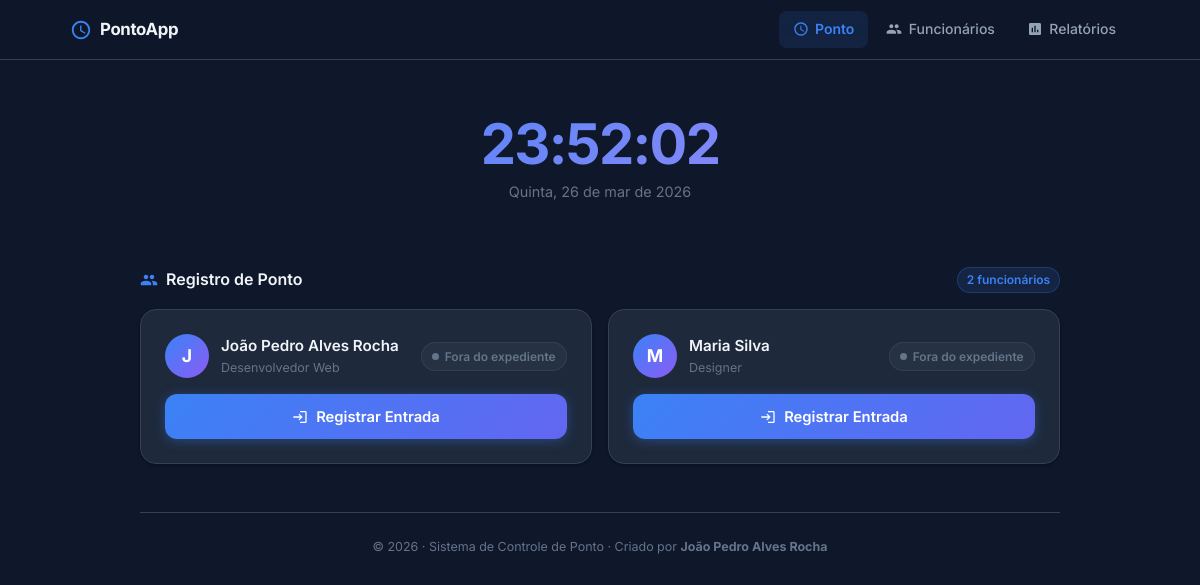
The app's page /ponto.php with its own data.
### tables this page shows
CREATE TABLE IF NOT EXISTS funcionarios (
    id             INT          NOT NULL AUTO_INCREMENT PRIMARY KEY,
    nome           VARCHAR(120) NOT NULL,
    email          VARCHAR(160) UNIQUE,
    cargo          VARCHAR(80)  DEFAULT '',
    salario_mensal DECIMAL(10,2) DEFAULT 0.00,
    created_at     TIMESTAMP    DEFAULT CURRENT_TIMESTAMP
);

### connect.php (called while the page is built, shortened)
<?php
class Connect
{
    public static function getInstance(): PDO
    {
        static $instance = null;
        if ($instance === null) {
            $dsn = "mysql:host=" . self::HOST
                 . ";dbname=" . self::DBNAME
                 . ";charset=utf8mb4";
            $instance = new PDO($dsn, self::USER, self::PASS, [
                PDO::ATTR_ERRMODE            => PDO::ERRMODE_EXCEPTION,
                PDO::ATTR_DEFAULT_FETCH_MODE => PDO::FETCH_ASSOC,
                PDO::ATTR_EMULATE_PREPARES   => false,
            ]);
        }
        return $instance;
    }
}

### Funcionario.php (called while the page is built, shortened)
<?php
require_once __DIR__ . "/connect.php";
class Funcionario
{
    private PDO $pdo;
    public function __construct()
    {
        $this->pdo = Connect::getInstance();
    }
    public function all(): array
    {
        $stmt = $this->pdo->query(
            "SELECT * FROM funcionarios ORDER BY nome ASC"
        );
        return $stmt->fetchAll();
    }
}

### Registro.php (called while the page is built, shortened)
<?php
require_once __DIR__ . "/connect.php";
class Registro
{
    private PDO $pdo;
    public function __construct()
    {
        $this->pdo = Connect::getInstance();
    }
    public function findAberto(int $funcionario_id): array|false
    {
        $stmt = $this->pdo->prepare("
            SELECT * FROM registros
            WHERE funcionario_id = :fid
              AND saida IS NULL
            LIMIT 1
        ");
        $stmt->execute([":fid" => $funcionario_id]);
        return $stmt->fetch();
    }
}

### ponto.php (the view, shortened to what this page needs)
<?php
require_once __DIR__ . "/Funcionario.php";
require_once __DIR__ . "/Registro.php";
try {
    $func       = new Funcionario();
    $reg        = new Registro();
    $funcionarios = $func->all();
    $pontosAbertos = [];
    foreach ($funcionarios as $f) {
        $pontosAbertos[$f["id"]] = $reg->findAberto($f["id"]);
    }
} catch (PDOException $e) {
    $error        = "Não foi possível conectar ao banco. Verifique connect.php.";
    $funcionarios  = [];
    $pontosAbertos = [];
}
?><!DOCTYPE html>
<html lang="pt-BR">
<head>
  <link rel="stylesheet" href="style.css">
</head>
<body>
<?php require_once __DIR__ . "/nav.php"; ?>
<div class="page-wrapper">
  <div class="time-hero">
    <div class="time-display" id="time-display">00:00:00</div>
    <div class="time-date" id="time-date"></div>
  </div>
  <div class="section-heading">
    <h2>
      Registro de Ponto
    </h2>
    <span class="badge-count"><?= count($funcionarios) ?> funcionário<?= count($funcionarios) !== 1 ? 's' : '' ?></span>
  </div>
  <?php if (empty($funcionarios)): ?>
  <div class="empty-state">
    <svg viewBox="0 0 24 24" fill="currentColor">
      <path d="M12 12c2.21 0 4-1.79 4-4s-1.79-4-4-4-4 1.79-4 4 1.79 4 4 4zm0 2c-2.67 0-8 1.34-8 4v2h16v-2c0-2.66-5.33-4-8-4z"/>
    </svg>
    <p>Nenhum funcionário cadastrado.<br>
       <a href="funcionarios.php" class="link-accent">Cadastre o primeiro funcionário →</a>
    </p>
  </div>
  <?php else: ?>
  <div class="ponto-grid">
    <?php foreach ($funcionarios as $f):
        $aberto    = $pontosAbertos[$f["id"]] ?? false;
        $working   = (bool) $aberto;
    ?>
    <div class="ponto-card <?= $working ? 'working' : '' ?>">
      <div class="ponto-card-top">
        <div class="func-avatar">
          <?= mb_strtoupper(mb_substr($f["nome"], 0, 1)) ?>
        </div>
        <div class="func-info">
          <span class="func-nome"><?= htmlspecialchars($f["nome"]) ?></span>
          <span class="func-cargo"><?= htmlspecialchars($f["cargo"] ?: "—") ?></span>
        </div>
        <div class="status-badge <?= $working ? 'status-working' : 'status-off' ?>">
          <span class="status-dot"></span>
          <?= $working ? 'Trabalhando' : 'Fora do expediente' ?>
        </div>
      </div>
      <div class="ponto-action">
        <?php if (!$working): ?>
        <form action="ponto_entrada.php" method="POST">
          <button type="submit" class="btn btn-ponto btn-entrada" id="btn-entrada-<?= $f["id"] ?>">
            <svg viewBox="0 0 24 24" fill="currentColor">
              <path d="M11 7L9.6 8.4l2.6 2.6H2v2h10.2l-2.6 2.6L11 17l5-5-5-5zm9 12h-8v2h8c1.1 0 2-.9 2-2V5c0-1.1-.9-2-2-2h-8v2h8v14z"/>
            </svg>
            Registrar Entrada
          </button>
        </form>
        <?php endif; ?>
      </div>
    </div>
    <?php endforeach; ?>
  </div>
  <?php endif; ?>
  <footer class="site-footer">
    &copy; <?= date('Y') ?> · Sistema de Controle de Ponto ·
    Criado por <strong>João Pedro Alves Rocha</strong>
  </footer>
</div>
</body>
</html>

### style.css (style rules this page uses)
:root { --bg-base: #0f172a; --bg-surface: #1e293b; --bg-card: #1e293b; --bg-card-hover: #263248; --border: #334155; --border-focus: #3b82f6; --accent: #3b82f6; --accent-hover: #2563eb; --accent-light: rgba(59, 130, 246, 0.12); --danger: #ef4444; --danger-hover: #dc2626; --danger-light: rgba(239, 68, 68, 0.12); --success: #22c55e; --success-light: rgba(34, 197, 94, 0.12); --warning: #f59e0b; --warning-light: rgba(245, 158, 11, 0.12); --purple: #8b5cf6; --purple-light: rgba(139, 92, 246, 0.12); --text-primary: #f1f5f9; --text-secondary: #94a3b8; --text-muted: #64748b; --radius-sm: 8px; --radius-md: 12px; --radius-lg: 16px; --shadow-sm: 0 1px 3px rgba(0, 0, 0, 0.4); --shadow-md: 0 4px 16px rgba(0, 0, 0, 0.4); --shadow-lg: 0 8px 32px rgba(0, 0, 0, 0.5); --transition: 0.2s cubic-bezier(0.4, 0, 0.2, 1); --nav-height: 60px; }
*, *::before, *::after { box-sizing: border-box; margin: 0; padding: 0; }
html { scroll-behavior: smooth; }
body { font-family: 'Inter', system-ui, sans-serif; background-color: var(--bg-base); color: var(--text-primary); min-height: 100vh; line-height: 1.6; -webkit-font-smoothing: antialiased; }
.page-wrapper { max-width: 960px; margin: 0 auto; padding: 2rem 1.25rem; }
.btn { display: inline-flex; align-items: center; justify-content: center; gap: 0.5rem; padding: 0.65rem 1.25rem; border: none; border-radius: var(--radius-sm); font-family: inherit; font-size: 0.875rem; font-weight: 600; cursor: pointer; text-decoration: none; transition: background var(--transition), transform var(--transition), box-shadow var(--transition); white-space: nowrap; }
.btn svg { width: 16px; height: 16px; }
.time-hero { text-align: center; padding: 1.5rem 0 2rem; }
.time-display { font-size: 3.5rem; font-weight: 700; letter-spacing: -0.03em; background: linear-gradient(135deg, var(--accent), #a78bfa); -webkit-background-clip: text; -webkit-text-fill-color: transparent; background-clip: text; line-height: 1; }
.time-date { font-size: 0.9rem; color: var(--text-muted); margin-top: 0.5rem; }
.ponto-grid { display: grid; grid-template-columns: repeat(auto-fill, minmax(300px, 1fr)); gap: 1rem; }
.ponto-card { background: var(--bg-card); border: 1px solid var(--border); border-radius: var(--radius-lg); padding: 1.5rem; display: flex; flex-direction: column; gap: 1rem; box-shadow: var(--shadow-sm); transition: box-shadow var(--transition), border-color var(--transition); }
.ponto-card-top { display: flex; align-items: center; gap: 0.75rem; }
.func-avatar { width: 44px; height: 44px; border-radius: 50%; background: linear-gradient(135deg, var(--accent), #8b5cf6); display: flex; align-items: center; justify-content: center; font-size: 1.1rem; font-weight: 700; color: #fff; flex-shrink: 0; }
.func-info { flex: 1; min-width: 0; display: flex; flex-direction: column; }
.func-nome { font-weight: 600; font-size: 0.95rem; white-space: nowrap; overflow: hidden; text-overflow: ellipsis; }
.func-cargo { font-size: 0.78rem; color: var(--text-muted); }
.status-badge { display: flex; align-items: center; gap: 0.35rem; font-size: 0.75rem; font-weight: 600; padding: 0.25rem 0.65rem; border-radius: 999px; white-space: nowrap; flex-shrink: 0; }
.status-dot { width: 7px; height: 7px; border-radius: 50%; }
.status-off { background: rgba(100, 116, 139, 0.12); color: var(--text-muted); border: 1px solid rgba(100, 116, 139, 0.2); }
.status-off .status-dot { background: var(--text-muted); }
.btn-ponto { width: 100%; padding: 0.85rem; font-size: 0.925rem; border-radius: var(--radius-md); }
.btn-entrada { background: linear-gradient(135deg, var(--accent), #6366f1); color: #fff; box-shadow: 0 2px 12px rgba(59, 130, 246, 0.35); }
.section-heading { display: flex; align-items: center; justify-content: space-between; margin: 2rem 0 1rem; }
.section-heading h2 { font-size: 1rem; font-weight: 600; display: flex; align-items: center; gap: 0.5rem; }
.section-heading h2 svg { width: 18px; height: 18px; color: var(--accent); }
.badge-count { background: var(--accent-light); color: var(--accent); font-size: 0.75rem; font-weight: 600; padding: 0.15rem 0.55rem; border-radius: 999px; border: 1px solid rgba(59, 130, 246, 0.25); }
.site-footer { margin-top: 3rem; padding-top: 1.5rem; border-top: 1px solid var(--border); text-align: center; font-size: 0.78rem; color: var(--text-muted); }

### records on screen
funcionarios: nome "J", nome "João Pedro Alves Rocha", cargo "Desenvolvedor Web", shows "Fora do expediente"
funcionarios: nome "M", nome "Maria Silva", cargo "Designer", shows "Fora do expediente"

### other values on screen
count($funcionarios) "2"
